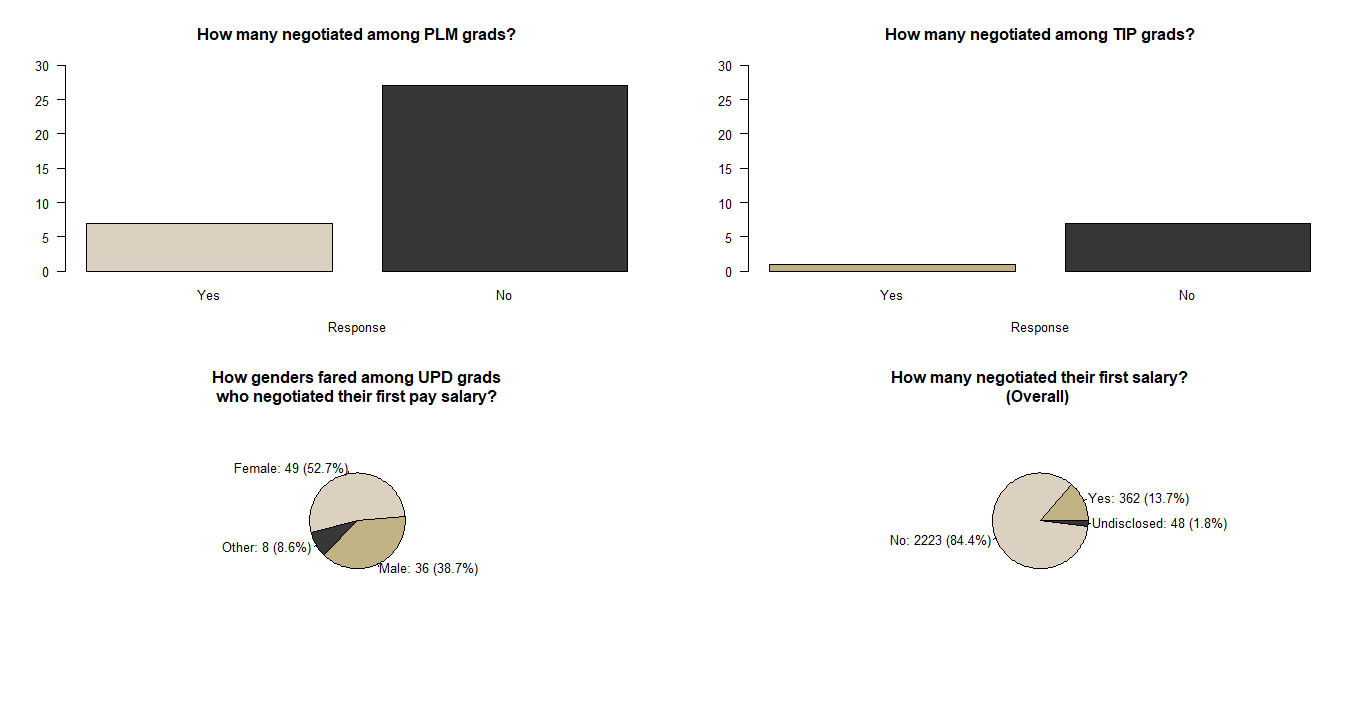

This chart was generated by the following R code:
# System library: base, datasets, graphics, grDevices, methods, stats, utils
'
install.packages("dplyr")
install.packages("gdata")
install.packages("plyr")
install.packages("xlsx")
'

'
library(dplyr)
library(gdata)
library(plyr)
library(xlsx)
'

# Read xlsx file
my_data <- read.xlsx("firstpaysurvey.xlsx", 1, sheetName = "Sheet1")
# View(my_data)
layout(matrix(c(1,2,3,4), 2, 2, byrow = TRUE))

'
# View unique entries
listOfSchools <- data.frame(schools=unique(my_data %>% pull(school)))
View(listOfSchools)
'

# 1. NEGOTIATED PERCENTAGE (PLM)
PLMayers <- filter(my_data, (school=="PLM" | 
                             school=="Pamantasan ng Lungsod ng Maynila" |
                             school=="Pamantasan ng Lungsod ng maynila" |
                             school=="Pamantasan ng Lungsod ng Maynila " |
                             school=="PAMANTASAN NG LUNGSOD NG MAYNILA"))
counts <- table(PLMayers$negotiated, useNA="always")
counts <- counts[c(2,1)]
barplot(counts, main="How many negotiated among PLM grads?",
        xlab="Response", ylim=c(0,30), las=1, horiz=FALSE,
        col=c("#dcd0c0", "#373737"))

# 2. NEGOTIATED PERCENTAGE (TIP)
TIPians <- filter(my_data, (school=="Technological Institute of the Philippines - Manila" | 
                             school=="Technological Institute of the Philippines" |
                             school=="TIP Manila" |
                             school=="TIP-MNL" |
                             school=="TIP - Manila"))
counts <- table(TIPians$negotiated, useNA="always")
counts <- counts[c(2,1)]
barplot(counts, main="How many negotiated among TIP grads?",
        xlab="Response", ylim=c(0,30), las=1, horiz=FALSE,
        col=c("#c0b283", "#373737"))


# 3. GENDER PERCENTAGE OF UP GRADS WHO NEGOTIATED THEIR SALARY
'
listOfSchools <- data.frame(schools=unique(my_data %>% pull(school)))
undisclosedUPGrad_1 <-
  nrow(
    subset(
      my_data %>% filter(my_data$school %in%
                         listOfSchools[grep("^UP", listOfSchools$schools), ]),
      is.na(negotiated), ))
yesUPGrad_1 <-
  nrow(
    subset(
      my_data %>% filter(my_data$school %in% 
                         listOfSchools[grep("^UP", listOfSchools$schools),]),
      negotiated=="Yes", ))
noUPGrad_1 <-
  nrow(
    subset(my_data %>% filter(my_data$school %in%
                              listOfSchools[grep("^UP", listOfSchools$schools),]),
    negotiated=="No", ))
'
UPGrad <- filter(my_data, (school=="UP Diliman" | 
                         school=="University of the Philippines - Diliman" |
                         school=="University of the Philippines Diliman" |
                         school=="UP diliman" |
                         school=="University of the Philippines, Diliman" |
                         school=="Up Diliman" |
                         school=="UP-Diliman" |
                         school=="Univeristy of the Philippines Diliman" |
                         school=="UP Diliman " |
                         school=="Up diliman" |
                         school=="University of the Philippines Diliman " |
                         school=="University of Philippines Diliman" |
                         school=="University of the Philippines- Diliman" |
                         school=="University of the Philippines (Diliman)" |
                         school=="UP DILIMAN" |
                         school=="University of the Philiippines Diliman" |
                         school=="UPD" |
                         school=="UP" |
                         school=="UP " |
                         school=="Up diliman" |
                         school=="UP Undergrad at the time" |
                         school=="UP Diliiman" |
                         school=="University of the Philippines " |
                         school=="University of the Philippine" |
                         school=="University of the Philippines" |
                         school=="University of The Philippines"))
negotiatedUPGrad <-filter(UPGrad, negotiated=="Yes")
negotiatedUPGradMale <- filter(negotiatedUPGrad, (gender=="Male" |
                                                    gender=="M"))
negotiatedUPGradFemale <- filter(negotiatedUPGrad, (gender=="Female" |
                                                    gender=="Female " |
                                                    gender=="F"))
negotiatedUPGradBinary <- nrow(negotiatedUPGradMale)+nrow(negotiatedUPGradFemale)
negotiatedUPGradOther <- nrow(negotiatedUPGrad)-negotiatedUPGradBinary
slices <- c(nrow(negotiatedUPGradFemale), negotiatedUPGradOther,
            nrow(negotiatedUPGradMale))
lbls <- c("Female", "Other", "Male")
pct <- paste("(", round(slices/sum(slices)*100, digits=1), "%)", sep="")
lbls <- paste(lbls, ": ", slices, " ", pct, sep="")
pie(slices, labels = lbls, radius=1, col=c("#dcd0c0","#373737","#c0b283"),
    main="How genders fared among UPD grads\nwho negotiated their first pay salary?",
    init.angle=5)

# NEGOTIATED PERCENTAGE (ALL)

slices <- count(my_data$negotiated)$freq
slices <- slices[c(2,1,3)]
lbls <- c("Yes", "No", "Undisclosed")
pct <- paste("(", round(slices/sum(slices)*100, digits=1), "%)", sep="")
lbls <- paste(lbls, ": ", slices, " ", pct, sep="")
pie(slices, labels = lbls, radius=1, col=c("#c0b283", "#dcd0c0", "#373737"),
    main="How many negotiated their first salary?\n(Overall) ")
